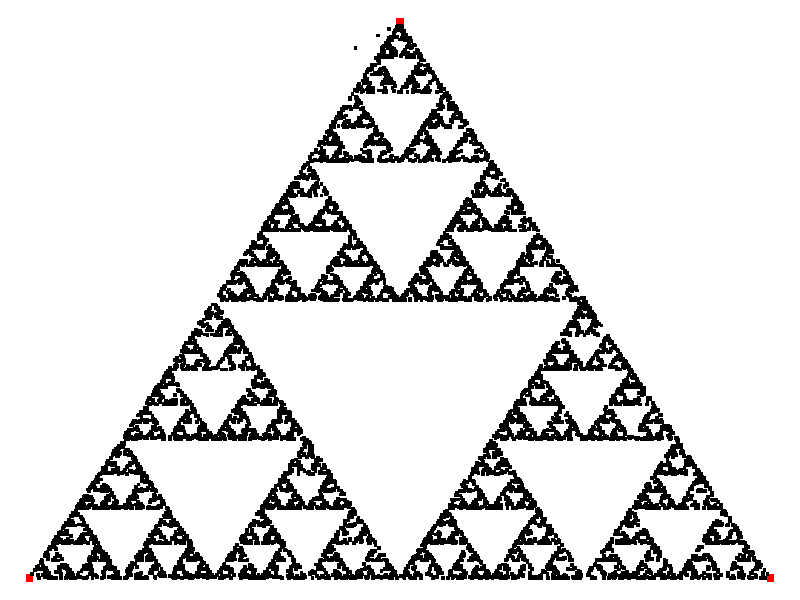

Write R code to recreate this figure.
#########################################################
# viz of Sierpinski Triangle 
# source: https://lucidmanager.org/sierpinski-triangle/
#########################################################

p <- c(0, 500, 1000)
q <- c(0, 1000, 0)

par(mar = rep(0, 4))
plot(p, q, col= "red", pch = 15, cex = 1, axes = FALSE)


x <- sample(0:1000, 1)
y <- sample(0:1000, 1)

for (i in 1:10000) {
  Sys.sleep(.001)
  n <- sample(1:3, 1)
  x <- floor(x + (p[n] - x) / 2)
  y <- floor(y + (q[n] - y) / 2)
  points(x, y, pch = 15, cex = 0.5)
}
